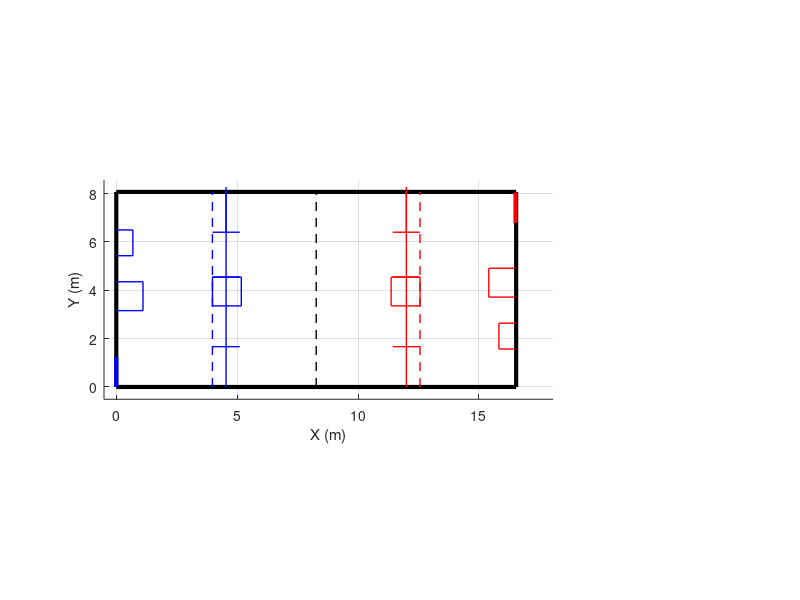

Source code (MATLAB):
% Create figure and first subplot
figure(1), clf
subplot(1,4,1:3)
hold on

% Field Size 317 in. x 691 in.
field_width = 317.69 * 0.0254;
field_length = 691.22 * 0.0254;

% Field
plot([0 0]*0.0254,[0 317.69]*0.0254,'k','LineWidth',3)
plot([0 651.22]*0.0254,[0 0]*0.0254,'k','LineWidth',3)
plot([0 651.22]*0.0254,[317.69 317.69]*0.0254,'k','LineWidth',3)
plot([651.22, 651.22]*0.0254,[0 317.69]*0.0254,'k','LineWidth',3)
plot([325.61 325.61]*0.0254,[0 317.69]*0.0254,'k','LineWidth',1, 'LineStyle','--')
plot([3.97789 3.97789], [0 317.69] * 0.0254,'b','LineWidth',1, 'LineStyle','--')
plot([12.5631 12.5631], [0 317.69] * 0.0254,'r','LineWidth',1, 'LineStyle','--')
%Hub
plot([156.61 156.61+47]*0.0254,[317.69-65.65-73 317.69-65.65-73]*0.0254, 'b', 'LineWidth', 1)
plot([156.61 156.61+47]*0.0254,[317.69-65.65-73-47 317.69-65.65-73-47]*0.0254, 'b', 'LineWidth', 1)
plot([156.61+47 156.61+47]*0.0254,[317.69-65.65-73 317.69-65.65-73-47]*0.0254, 'b', 'LineWidth', 1)
plot([156.61 156.61]*0.0254,[317.69-65.65-73 317.69-65.65-73-47]*0.0254, 'b', 'LineWidth', 1)
plot([651.22-156.61 651.22-156.61-47]*0.0254,[317.69-65.65-73 317.69-65.65-73]*0.0254, 'r', 'LineWidth', 1)
plot([651.22-156.61 651.22-156.61-47]*0.0254,[317.69-65.65-73-47 317.69-65.65-73-47]*0.0254, 'r', 'LineWidth', 1)
plot([651.22-156.61-47 651.22-156.61-47]*0.0254,[317.69-65.65-73 317.69-65.65-73-47]*0.0254, 'r', 'LineWidth', 1)
plot([651.22-156.61 651.22-156.61]*0.0254,[317.69-65.65-73 317.69-65.65-73-47]*0.0254, 'r', 'LineWidth', 1)
%Trench + Bump
plot([156.61 156.61+44.40]*0.0254,[317.69-65.65-73 317.69-65.65-73]*0.0254, 'b', 'LineWidth', 1)
plot([156.61+22.2 156.61+22.2]*0.0254,[317.69 317.69-65.65]*0.0254, 'b', 'LineWidth', 1)
plot([156.61+22.2 156.61+22.2]*0.0254,[0. 325.61]*0.0254, 'b', 'LineWidth', 1)
plot([156.61 156.61+44.40]*0.0254,[317.69-65.65 317.69-65.65]*0.0254, 'b', 'LineWidth', 1)
plot([156.61 156.61+44.40]*0.0254,[65.65 65.65]*0.0254, 'b', 'LineWidth', 1)
plot([651.22-156.61 651.22-156.61-44.40]*0.0254,[317.69-65.65-73 317.69-65.65-73]*0.0254, 'r', 'LineWidth', 1)
plot([651.22-156.61-22.2 651.22-156.61-22.2]*0.0254,[317.69 317.69-65.65]*0.0254, 'r', 'LineWidth', 1)
plot([651.22-156.61-22.2 651.22-156.61-22.2]*0.0254,[0. 325.61]*0.0254, 'r', 'LineWidth', 1)
plot([651.22-156.61 651.22-156.61-44.40]*0.0254,[317.69-65.65 317.69-65.65]*0.0254, 'r', 'LineWidth', 1)
plot([651.22-156.61 651.22-156.61-44.40]*0.0254,[65.65 65.65]*0.0254, 'r', 'LineWidth', 1)
% Climber
plot([40+3.510 40+3.510]*0.0254,[26.62+121.24+23.5 26.62+121.24-23.5]*0.0254, 'b', 'LineWidth', 1)
plot([0 40+3.510]*0.0254,[26.62+121.24+23.5 26.62+121.24+23.5]*0.0254, 'b', 'LineWidth', 1)
plot([0 40+3.510]*0.0254,[26.62+121.24-23.5 26.62+121.24-23.5]*0.0254, 'b', 'LineWidth', 1)
plot([650.12-40-3.510 650.12-40-3.510]*0.0254,[82.42+87.46-23.5 82.42+87.46+23.5]*0.0254, 'r', 'LineWidth', 1)
plot([650.12 650.12-40-3.510]*0.0254,[82.42+87.46-23.5 82.42+87.46-23.5]*0.0254, 'r', 'LineWidth', 1)
plot([650.12 650.12-40-3.510]*0.0254,[82.42+87.46+23.5 82.42+87.46+23.5]*0.0254, 'r', 'LineWidth', 1)
% Depot
plot([27 27]*0.0254,[158.84+75.93-21 158.84+75.93+21]*0.0254, 'b', 'LineWidth', 1)
plot([0 27]*0.0254,[158.84+75.93+21 158.84+75.93+21]*0.0254, 'b', 'LineWidth', 1)
plot([0 27]*0.0254,[158.84+75.93-21 158.84+75.93-21]*0.0254, 'b', 'LineWidth', 1)
plot([650.12-27 650.12-27]*0.0254,[158.84-75.93-21 158.84-75.93+21]*0.0254, 'r', 'LineWidth', 1)
plot([650.12 650.12-27]*0.0254,[158.84-75.93+21 158.84-75.93+21]*0.0254, 'r', 'LineWidth', 1)
plot([650.12 650.12-27]*0.0254,[158.84-75.93-21 158.84-75.93-21]*0.0254, 'r', 'LineWidth', 1)
% Human Player
plot([0 0]*0.0254,[0 49.32]*0.0254, 'b', 'LineWidth', 3)
plot([650.12 650.12]*0.0254,[316.69 316.69-49.32]*0.0254, 'r', 'LineWidth', 3)
%plot(Field_Length_Half,Field_Width - 5, 'o')


axis([-20*0.0254, (297.7*2+95.9+20)*0.0254, -20*0.0254, (317.5+20)*0.0254])

axis equal

axis equal
grid on
xlabel('X (m)')
ylabel('Y (m)')
